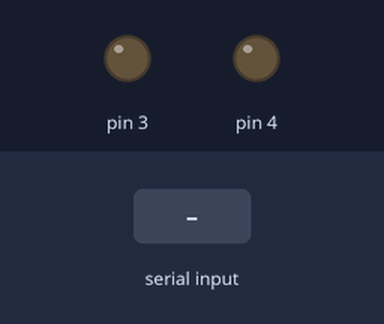
Bench run of a sketch on a simulated Arduino Uno, built with avr-gcc and run on an emulated ATmega328P. On the bench: output pins drawn as LEDs (lit = HIGH). Inputs (shaded band) come from the test bench.

Above: at 1.2 s.
1.3 s: "90,45\n" received over Serial
At 2.0 s:
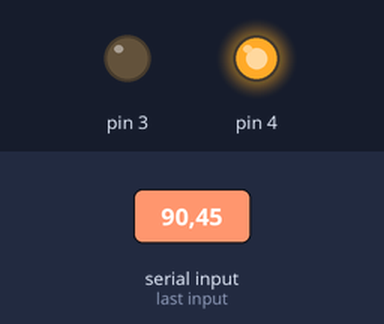
3.6 s: "30,150\n" received over Serial
At 3.7 s:
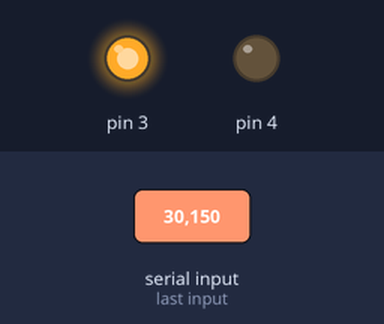
Timing chart, 0 to 6.6 s (numbered marks = the images above; inputs shaded):
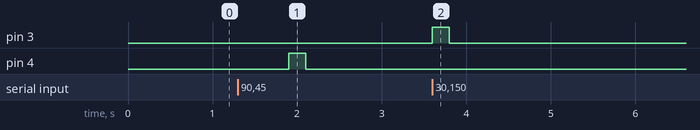

The sketch:

sketch_nov11a.ino
```cpp
// Austin Hester
// 11/11/17
// Arduino Serial USB Communication
char rcvChar;
boolean newData = false;

void setup() {
  Serial.begin(9600);
  pinMode(3, OUTPUT);
  pinMode(4, OUTPUT);
  pinMode(2, INPUT);
}

void loop() {
  recvInfo();
  lightLED();
}

void recvInfo() {
  if (Serial.available() > 0) {
    rcvChar = Serial.read();
    newData = true;
  }
}

void lightLED() {
  int led = (rcvChar - '0');
  while (newData) {
    digitalWrite(led, HIGH);
    delay(200);
    digitalWrite(led, LOW);
    newData = false;
  }
}
```

Measured:
- after the input at 1.3 s, pin 4: LOW → HIGH after 0.60 s, → LOW 0.20 s later
- after the input at 3.6 s, pin 3: LOW → HIGH at once, → LOW 0.20 s later
